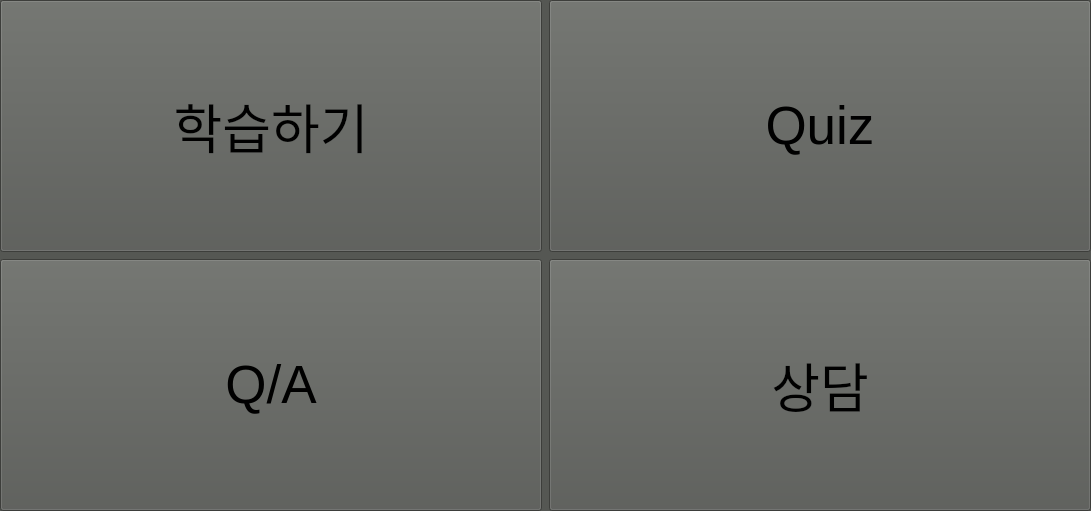
   <widget class="QWidget" name="menu_widget" native="true">
    <property name="geometry">
     <rect>
      <x>0</x>
      <y>40</y>
      <width>1091</width>
      <height>511</height>
     </rect>
    </property>
    <property name="styleSheet">
     <string notr="true">background-color: rgb(85, 87, 83);</string>
    </property>
    <widget class="QWidget" name="gridLayoutWidget">
     <property name="geometry">
      <rect>
       <x>0</x>
       <y>0</y>
       <width>1091</width>
       <height>511</height>
      </rect>
     </property>
     <layout class="QGridLayout" name="gridLayout">
      <item row="1" column="2">
       <widget class="QWidget" name="widget_4" native="true">
        <widget class="QPushButton" name="quiz_btn">
         <property name="geometry">
          <rect>
           <x>0</x>
           <y>0</y>
           <width>542</width>
           <height>252</height>
          </rect>
         </property>
         <property name="font">
          <font>
           <pointsize>40</pointsize>
          </font>
         </property>
         <property name="text">
          <string>Quiz</string>
         </property>
        </widget>
       </widget>
      </item>
      <item row="1" column="1">
       <widget class="QWidget" name="widget_3" native="true">
        <widget class="QPushButton" name="learn_btn">
         <property name="geometry">
          <rect>
           <x>0</x>
           <y>0</y>
           <width>542</width>
           <height>252</height>
          </rect>
         </property>
         <property name="font">
          <font>
           <pointsize>40</pointsize>
          </font>
         </property>
         <property name="acceptDrops">
          <bool>false</bool>
         </property>
         <property name="autoFillBackground">
          <bool>false</bool>
         </property>
         <property name="styleSheet">
          <string notr="true"/>
         </property>
         <property name="inputMethodHints">
          <set>Qt::ImhNone</set>
         </property>
         <property name="text">
          <string>학습하기</string>
         </property>
         <property name="autoRepeat">
          <bool>false</bool>
         </property>
         <property name="autoExclusive">
          <bool>false</bool>
         </property>
         <property name="autoDefault">
          <bool>false</bool>
         </property>
         <property name="default">
          <bool>false</bool>
         </property>
         <property name="flat">
          <bool>false</bool>
         </property>
        </widget>
       </widget>
      </item>
      <item row="2" column="2">
       <widget class="QWidget" name="widget_6" native="true">
        <widget class="QPushButton" name="chat_btn">
         <property name="geometry">
          <rect>
           <x>0</x>
           <y>0</y>
           <width>542</width>
           <height>252</height>
          </rect>
         </property>
         <property name="font">
          <font>
           <pointsize>40</pointsize>
          </font>
         </property>
         <property name="text">
          <string>상담</string>
         </property>
        </widget>
       </widget>
      </item>
      <item row="2" column="1">
       <widget class="QWidget" name="widget_5" native="true">
        <widget class="QPushButton" name="qa_btn">
         <property name="geometry">
          <rect>
           <x>0</x>
           <y>0</y>
           <width>542</width>
           <height>252</height>
          </rect>
         </property>
         <property name="font">
          <font>
           <pointsize>40</pointsize>
          </font>
         </property>
         <property name="text">
          <string>Q/A</string>
         </property>
        </widget>
       </widget>
      </item>
     </layout>
    </widget>
   </widget>
